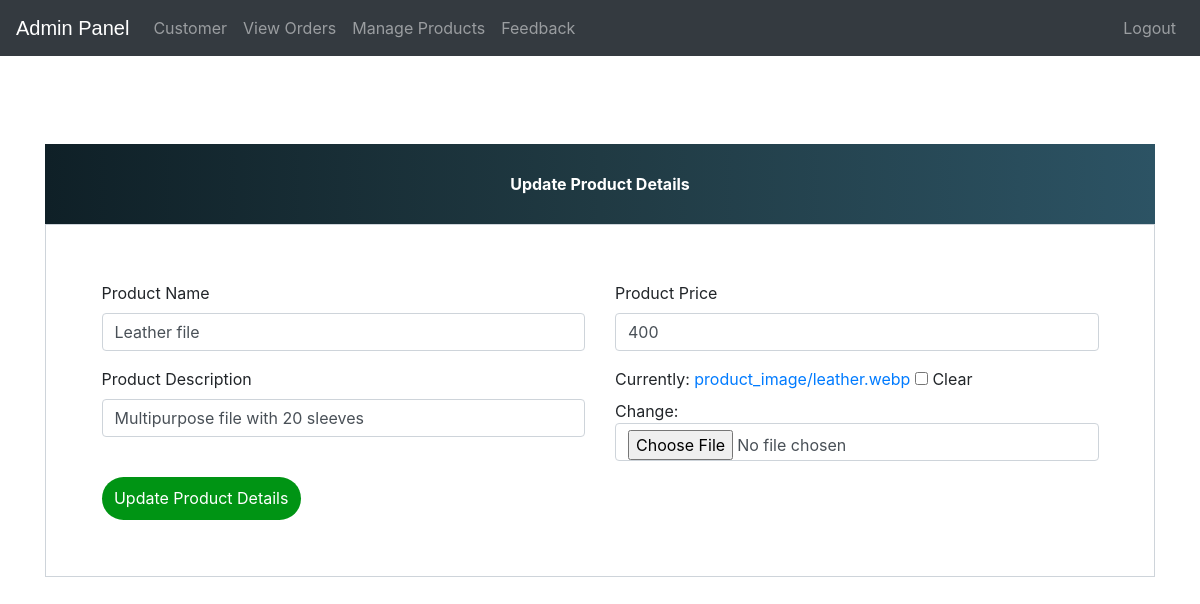
The page /update-product/4 (signed in) on the database its author committed.
### ecom/models.py (models this page shows, shortened)
class Product(models.Model):
    name=models.CharField(max_length=40)
    product_image= models.ImageField(upload_to='product_image/',null=True,blank=True)
    price = models.PositiveIntegerField()
    description=models.CharField(max_length=40)

### ecom/views.py (the view)
# urls.py: path('update-product/<int:pk>', views.update_product_view,name='update-product'),
@login_required(login_url='adminlogin')
def update_product_view(request,pk):
    product=models.Product.objects.get(id=pk)
    productForm=forms.ProductForm(instance=product)
    if request.method=='POST':
        productForm=forms.ProductForm(request.POST,request.FILES,instance=product)
        if productForm.is_valid():
            productForm.save()
            return redirect('admin-products')
    return render(request,'ecom/admin_update_product.html',{'productForm':productForm})

### ecom/forms.py
class ProductForm(forms.ModelForm):
    class Meta:
        model=models.Product
        fields=['name','price','description','product_image']

### templates/ecom/admin_update_product.html (shortened to what this page needs)
{% extends 'ecom/admin_base.html' %}
{% load widget_tweaks %}
{% block content %}
<head>
  <link href="//maxcdn.bootstrapcdn.com/bootstrap/4.1.1/css/bootstrap.min.css" rel="stylesheet" id="bootstrap-css">
</head>
<br><br><br><br><br><br>
<form method="post" enctype="multipart/form-data">
  <div class="container register-form">
    <div class="form">
      <div class="note">
        <p>Update Product Details</p>
      </div>
      <div class="form-content">
        <div class="row">
          <div class="col-md-6">
            <div class="form-group">
              <label for="">Product Name</label>
              {% render_field productForm.name class="form-control" placeholder="Product Name" %}
            </div>
            <div class="form-group">
              <label for="">Product Description</label>
              {% render_field productForm.description class="form-control" placeholder="Description" %}
            </div>
          </div>
          <div class="col-md-6">
            <div class="form-group">
              <label for="">Product Price</label>
              {% render_field productForm.price class="form-control" placeholder="Price" %}
            </div>
            <div class="form-group">
              {% render_field productForm.product_image class="form-control" placeholder="product_image" %}
            </div>
          </div>
        </div>
        <button type="submit" class="btnSubmit">Update Product Details</button>
      </div>
    </div>
  </div>
</form>
{% endblock content %}

### templates/ecom/admin_update_product.html (style rules this page uses)
a:link { text-decoration: none; }
.note { text-align: center; height: 80px; background: #0F2027; background: -webkit-linear-gradient(to left, #2C5364, #203A43, #0F2027); background: linear-gradient(to left, #2C5364, #203A43, #0F2027); color: #fff; font-weight: bold; line-height: 80px; }
.form-content { padding: 5%; border: 1px solid #ced4da; margin-bottom: 2%; }
.form-control { border-radius: 1.5rem; }
.btnSubmit { border: none; border-radius: 1.5rem; padding: 1%; width: 20%; cursor: pointer; background: #009414; color: #fff; }

### rows shown on the page
Product: name "Leather file", description "Multipurpose file with 20 sleeves", price "400"
